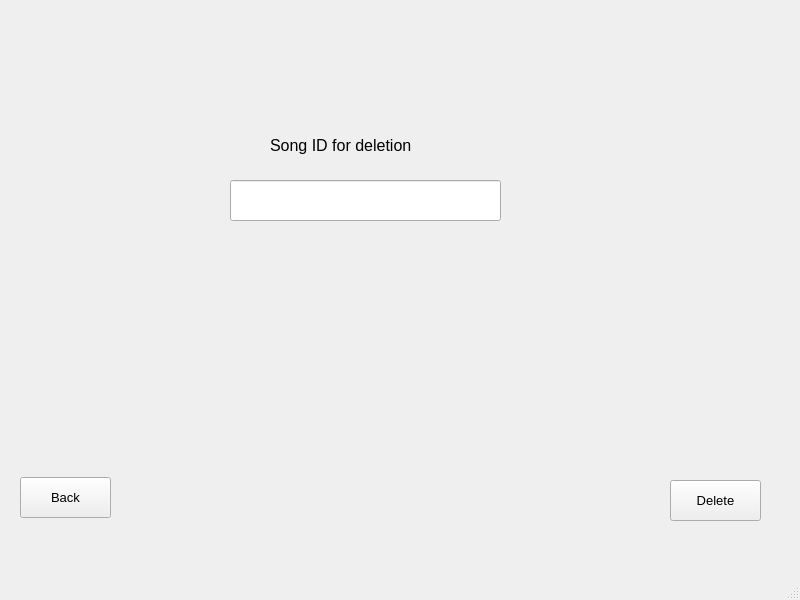
<?xml version="1.0" encoding="UTF-8"?>
<ui version="4.0">
 <class>MainWindow</class>
 <widget class="QMainWindow" name="MainWindow">
  <property name="geometry">
   <rect>
    <x>0</x>
    <y>0</y>
    <width>800</width>
    <height>600</height>
   </rect>
  </property>
  <property name="windowTitle">
   <string>MainWindow</string>
  </property>
  <widget class="QWidget" name="centralwidget">
   <widget class="QPushButton" name="backButton">
    <property name="geometry">
     <rect>
      <x>20</x>
      <y>477</y>
      <width>91</width>
      <height>41</height>
     </rect>
    </property>
    <property name="font">
     <font>
      <pointsize>10</pointsize>
     </font>
    </property>
    <property name="text">
     <string>Back</string>
    </property>
   </widget>
   <widget class="QPushButton" name="deleteButton">
    <property name="geometry">
     <rect>
      <x>670</x>
      <y>480</y>
      <width>91</width>
      <height>41</height>
     </rect>
    </property>
    <property name="font">
     <font>
      <pointsize>10</pointsize>
     </font>
    </property>
    <property name="text">
     <string>Delete</string>
    </property>
   </widget>
   <widget class="QLabel" name="label">
    <property name="geometry">
     <rect>
      <x>270</x>
      <y>120</y>
      <width>211</width>
      <height>51</height>
     </rect>
    </property>
    <property name="font">
     <font>
      <pointsize>12</pointsize>
     </font>
    </property>
    <property name="text">
     <string>Song ID for deletion</string>
    </property>
   </widget>
   <widget class="QLineEdit" name="idLine">
    <property name="geometry">
     <rect>
      <x>230</x>
      <y>180</y>
      <width>271</width>
      <height>41</height>
     </rect>
    </property>
    <property name="font">
     <font>
      <pointsize>10</pointsize>
     </font>
    </property>
   </widget>
   <widget class="QLabel" name="errorLabel">
    <property name="geometry">
     <rect>
      <x>230</x>
      <y>270</y>
      <width>401</width>
      <height>161</height>
     </rect>
    </property>
    <property name="text">
     <string/>
    </property>
   </widget>
  </widget>
  <widget class="QMenuBar" name="menubar">
   <property name="geometry">
    <rect>
     <x>0</x>
     <y>0</y>
     <width>800</width>
     <height>26</height>
    </rect>
   </property>
  </widget>
  <widget class="QStatusBar" name="statusbar"/>
 </widget>
 <resources/>
 <connections/>
</ui>
